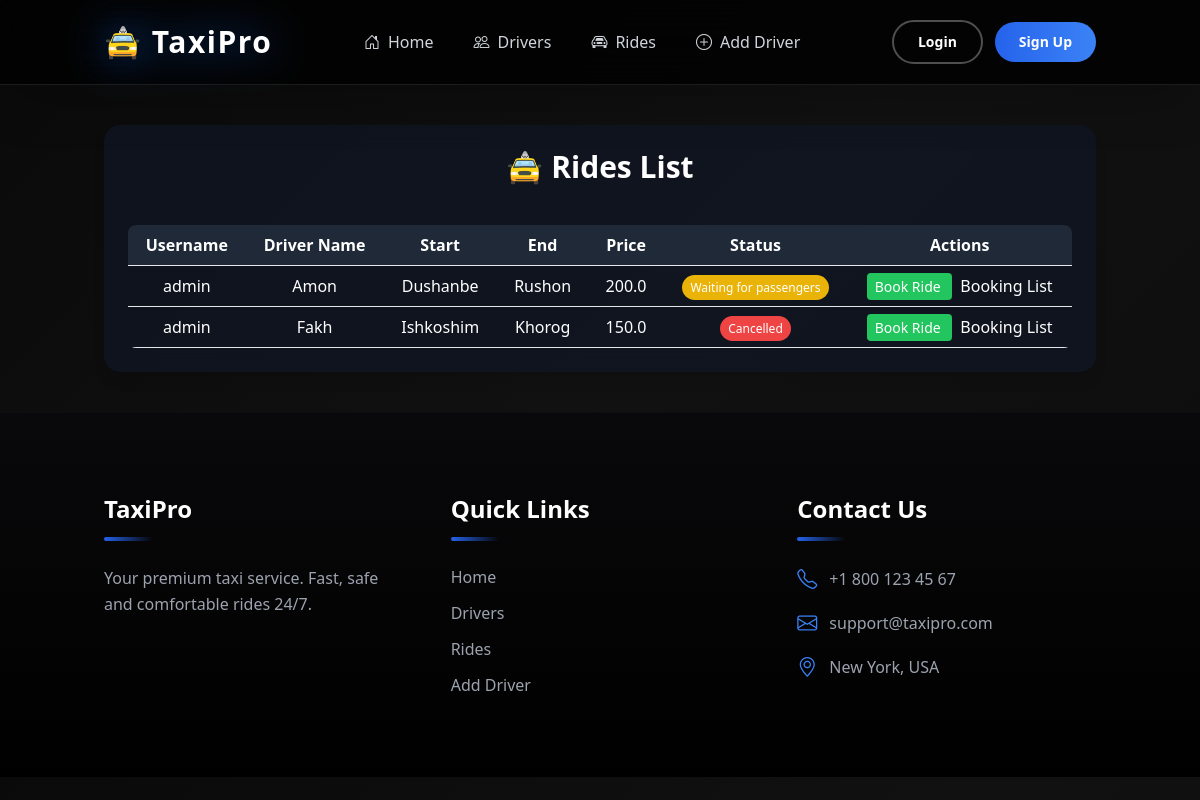
Screenshot of /rides/ with the database file from the repository.
### rides/models.py (models this page shows, shortened)
class Rides(models.Model):
    user = models.ForeignKey(User, on_delete=models.CASCADE)
    driver = models.ForeignKey(Drivers, on_delete=models.CASCADE)
    start_location = models.CharField(max_length=255)
    end_location = models.CharField(max_length=255)
    distance_km = models.FloatField()
    price = models.FloatField()
    status = models.CharField(
        max_length=20,
        choices=[('in process', 'In Process'), ('completed', 'Completed'), ('cancelled', 'Cancelled')],
        default='in process'
    )
    seat_number = models.PositiveSmallIntegerField(default=1)  # 1, 2, 3, 4
    created_at = models.DateTimeField(auto_now_add=True)

### accounts/models.py (models this page shows)
class CustomUser(AbstractUser):
    pass

### drivers/models.py (models this page shows, shortened)
class Drivers(models.Model):
    image = models.ImageField(upload_to='driver_images/', null=True, blank=True)
    name = models.CharField(max_length=100)
    phone_number = models.CharField(max_length=15)
    car_model = models.CharField(max_length=100)
    car_number = models.CharField(max_length=20)
    car_photo = models.ImageField(upload_to='car_images/', null=True, blank=True)
    rating = models.FloatField(default=5.0)
    status = models.BooleanField(default=True)
    created_at = models.DateTimeField(auto_now=True)

### rides/views.py (the view)
# urls.py: path("", ride_list, name="ride_list"),
def ride_list(request):
    rides = Rides.objects.all()
    start = request.GET.get('start_location')
    end = request.GET.get('end_location')
    status = request.GET.get('status')
    if start:
        rides = rides.filter(start_location__icontains=start)
    if end:
        rides = rides.filter(end_location__icontains=end)
    if status in ['Waiting for passangers', 'completed', 'canceled']:
        rides = rides.filter(status=status)
    return render(request, "rides/rides_list.html", {"rides": rides})

### templates/rides/rides_list.html (shortened to what this page needs)
{% extends "base.html" %}
{% block main %}
<div class="container mx-auto py-10 px-4">
    <div class="max-w-6xl mx-auto bg-gray-900 bg-opacity-70 backdrop-blur-md rounded-2xl shadow-lg p-6 animate__animated animate__fadeInUp">
        <h2 class="text-3xl font-bold mb-6 text-center text-white">🚖 Rides List</h2>
        <div class="overflow-x-auto rounded-lg">
            <table class="min-w-full text-white">
                <thead class="bg-gray-800">
                    <tr>
                        <th class="py-2 px-4 border-b">Username</th>
                        <th class="py-2 px-4 border-b">Driver Name</th>
                        <th class="py-2 px-4 border-b">Start</th>
                        <th class="py-2 px-4 border-b">End</th>
                        <th class="py-2 px-4 border-b">Price</th>
                        <th class="py-2 px-4 border-b">Status</th>
                        <th class="py-2 px-4 border-b">Actions</th>
                    </tr>
                </thead>
                <tbody>
                    {% for ride in rides %}
                    <tr class="text-center hover:bg-gray-700 transition-colors duration-200">
                        <td class="py-2 px-4 border-b">{{ ride.user.username }}</td>
                        <td class="py-2 px-4 border-b">{{ ride.driver.name }}</td>
                        <td class="py-2 px-4 border-b">{{ ride.start_location }}</td>
                        <td class="py-2 px-4 border-b">{{ ride.end_location }}</td>
                        <td class="py-2 px-4 border-b">{{ ride.price }}</td>
                        <td class="py-2 px-4 border-b">
                            {% if ride.status == 'completed' %}
                                <span class="px-2 py-1 bg-green-500 text-white rounded-full text-xs">Completed</span>
                            {% elif ride.status == 'in process' %}
                                <span class="px-2 py-1 bg-yellow-500 text-white rounded-full text-xs">Waiting for passengers</span>
                            {% else %}
                                <span class="px-2 py-1 bg-red-500 text-white rounded-full text-xs">Cancelled</span>
                            {% endif %}
                        </td>
                        <td class="py-2 px-4 border-b space-x-2">
                            {% if request.user.is_authenticated %}
                                <a href="{% url 'ride_detail' ride.id %}"
                                   class="bg-teal-500 hover:bg-teal-600 text-white px-2 py-1 rounded text-sm">
                                    View
                                </a>
                                <a href="{% url 'ride_update' ride.id %}"
                                   class="bg-yellow-500 hover:bg-yellow-600 text-white px-2 py-1 rounded text-sm">
                                    Edit
                                </a>
                                <a href="{% url 'ride_delete' ride.id %}"
                                   class="bg-red-500 hover:bg-red-600 text-white px-2 py-1 rounded text-sm">
                                    Delete
                                </a>
                            {% else %}
                                <a href="{% url 'book_ride' ride.id %}"
                                   class="bg-green-500 hover:bg-green-600 text-white px-2 py-1 rounded text-sm">
                                    Book Ride
                                </a>
                                <a href="{% url 'booking_list' %}">Booking List</a>
                            {% endif %}
                        </td>
                    </tr>
                    {% empty %}
                    <tr>
                        <td colspan="7" class="text-center py-4 text-gray-300">No rides found.</td>
                    </tr>
                    {% endfor %}
                </tbody>
            </table>
        </div>
    </div>
</div>
{% endblock %}

### templates/base.html (style rules this page uses)
body { animation: fadeIn 0.6s ease-out; }
.gradient-bg { background: linear-gradient(135deg, #0a0a0a, #111, #0d0d0d); }

### templates/rides/rides_list.html (style rules this page uses)
.animate__animated { animation-duration: 0.6s; }
.animate__fadeInUp { animation-name: fadeInUp; }

### rows the page displays
Rides: user.username "admin", driver.name "Amon", start_location "Dushanbe", end_location "Rushon", price "200.0", status "Waiting for passengers"
Rides: user.username "admin", driver.name "Fakh", start_location "Ishkoshim", end_location "Khorog", price "150.0", status "Cancelled"
